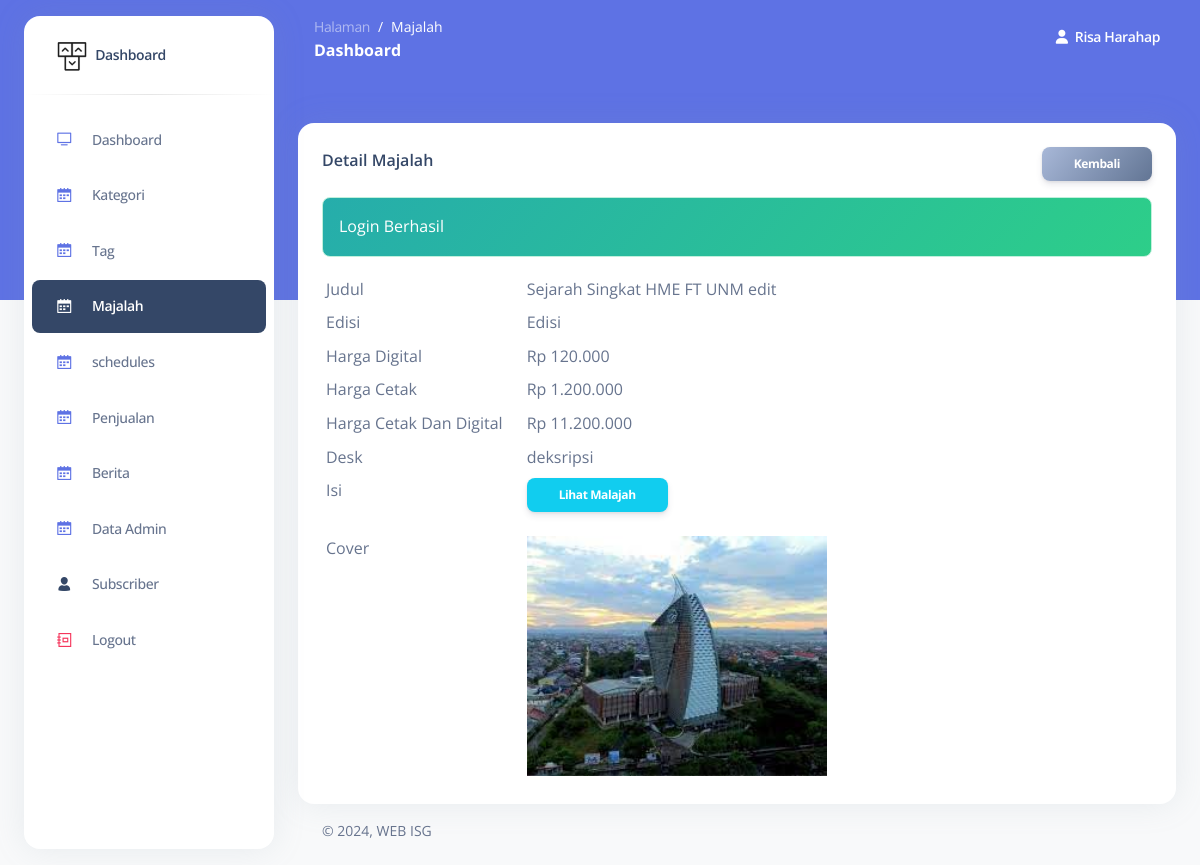
Screenshot of /admin/majalah-detail.php?id=5 (signed in) with the database file from the repository.
### tables this page shows
CREATE TABLE `majalah` (
  `id_majalah` int NOT NULL,
  `judul` varchar(200) DEFAULT NULL,
  `edisi` varchar(50) DEFAULT NULL,
  `desk` text,
  `isi` varchar(50) DEFAULT NULL,
  `cover` varchar(50) DEFAULT NULL,
  `harga_digital` int DEFAULT NULL,
  `harga_cetak` int DEFAULT NULL,
  `harga_keduanya` int DEFAULT NULL
);

### admin/function/query.php (called while the page is built, shortened)
<?php
function query_select($table, $role = [])
{
  global $conn;
  $sql = "SELECT * FROM $table";
  if (isset($role['where'])) {
    $sql .= " WHERE " . $role['where'];
  }
  $result = mysqli_query($conn, $sql);
  $rows = [];
  while ($row = mysqli_fetch_assoc($result)) {
    $rows[] = $row;
  }
  return $rows;
}

### admin/majalah-detail.php (the view, shortened to what this page needs)
<?php
$id = get("id");
$item = query_select("majalah", ["where" => "id_majalah = '$id'"]);
if ($item) {
  $item = $item[0];
} else {
  direct("majalah.php");
  die;
}
 ?>
<!DOCTYPE html>
<html lang="en">
<body class="g-sidenav-show   bg-gray-100">
  <main class="main-content position-relative border-radius-lg ">
    <div class="container-fluid py-4">
      <div class="row mt-4">
        <div class="col-lg-12 mb-lg-0 mb-4">
          <div class="card " style="min-height: 70vh">
            <div class="card-body">
            	<div class="d-flex justify-content-between">
	              <h6 class="mb-2">Detail Majalah</h6>
            		<a href="majalah.php" class="btn btn-sm bg-gradient-secondary">Kembali</a>
            	</div>
              <table class="data">
                <tr>
                  <td>Judul</td>
                  <td><?= $item["judul"] ?></td>
                </tr>
                <tr>
                  <td>Edisi</td>
                  <td><?= $item["edisi"] ?></td>
                </tr>
                 <tr>
                  <td>Harga Digital </td>
                  <td><?= rp($item["harga_digital"]) ?></td>
                </tr>
                <tr>
                  <td>Harga Cetak </td>
                  <td><?= rp($item["harga_cetak"]) ?></td>
                </tr>
                <tr>
                  <td>Harga Cetak Dan Digital </td>
                  <td><?= rp($item["harga_keduanya"]) ?></td>
                </tr>
                <tr>
                  <td>Desk</td>
                  <td><?= $item["desk"] ?></td>
                </tr>
                <tr>
                  <td>Isi</td>
                  <td>
                    <a class="btn btn-sm btn-info" href="majalah-lihat.php?id=<?= $item["id_majalah"] ?>">Lihat Malajah</a>
                    </td>
                </tr>
                <tr>
                  <td>Cover</td>
                  <td>
                    <img src="assets/img/<?= $item['cover'] ?>" style="width: 300px;" alt="">
                  </td>
                </tr>
              </table>
            </div>
          </div>
        </div>
      </div>
    </div>
  </main>
</body>
</html>

### admin/majalah-detail.php (style rules this page uses)
.data td { padding: 4px; padding-right: 20px; vertical-align: top; }

### rows the page displays
majalah: judul "Sejarah Singkat HME FT UNM edit", edisi "Edisi", harga_digital "Rp 120.000", harga_cetak "Rp 1.200.000", harga_keduanya "Rp 11.200.000", desk "deksripsi", cover (picture)

### other values shown
$hal "Majalah"
$_SESSION[KEY]["login"]["nama"] "Risa Harahap"
$comp "Login Berhasil"
